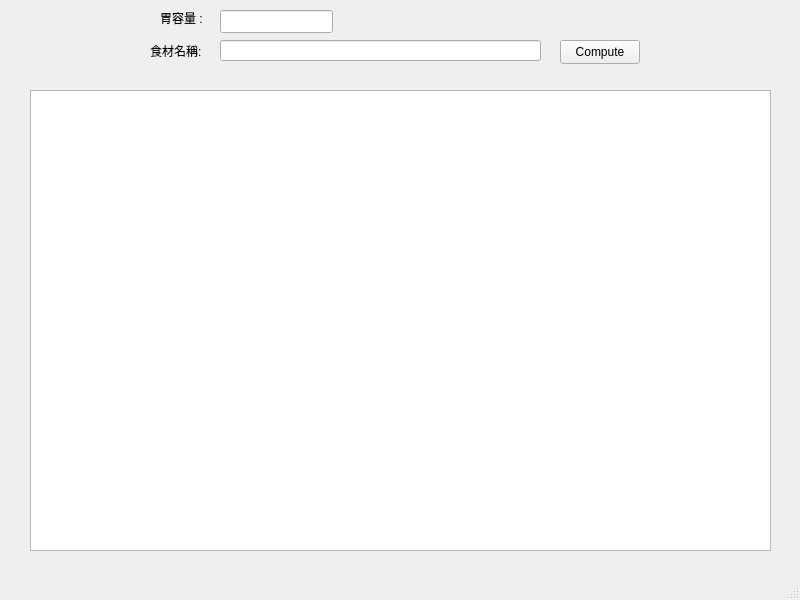
<?xml version="1.0" encoding="UTF-8"?>
<ui version="4.0">
 <class>MainWindow</class>
 <widget class="QMainWindow" name="MainWindow">
  <property name="geometry">
   <rect>
    <x>0</x>
    <y>0</y>
    <width>800</width>
    <height>600</height>
   </rect>
  </property>
  <property name="windowTitle">
   <string>MainWindow</string>
  </property>
  <widget class="QWidget" name="centralwidget">
   <widget class="QLabel" name="label">
    <property name="geometry">
     <rect>
      <x>160</x>
      <y>10</y>
      <width>53</width>
      <height>16</height>
     </rect>
    </property>
    <property name="text">
     <string>胃容量 : </string>
    </property>
   </widget>
   <widget class="QLabel" name="label_2">
    <property name="geometry">
     <rect>
      <x>150</x>
      <y>40</y>
      <width>61</width>
      <height>21</height>
     </rect>
    </property>
    <property name="text">
     <string>食材名稱: </string>
    </property>
   </widget>
   <widget class="QLineEdit" name="lineEdit">
    <property name="geometry">
     <rect>
      <x>220</x>
      <y>10</y>
      <width>113</width>
      <height>23</height>
     </rect>
    </property>
   </widget>
   <widget class="QLineEdit" name="lineEdit_2">
    <property name="geometry">
     <rect>
      <x>220</x>
      <y>40</y>
      <width>321</width>
      <height>21</height>
     </rect>
    </property>
   </widget>
   <widget class="QPushButton" name="pushButton">
    <property name="geometry">
     <rect>
      <x>560</x>
      <y>40</y>
      <width>80</width>
      <height>24</height>
     </rect>
    </property>
    <property name="text">
     <string>Compute</string>
    </property>
   </widget>
   <widget class="QTableWidget" name="tableWidget">
    <property name="geometry">
     <rect>
      <x>30</x>
      <y>90</y>
      <width>741</width>
      <height>461</height>
     </rect>
    </property>
   </widget>
  </widget>
  <widget class="QMenuBar" name="menubar">
   <property name="geometry">
    <rect>
     <x>0</x>
     <y>0</y>
     <width>800</width>
     <height>21</height>
    </rect>
   </property>
  </widget>
  <widget class="QStatusBar" name="statusbar"/>
 </widget>
 <resources/>
 <connections/>
</ui>
